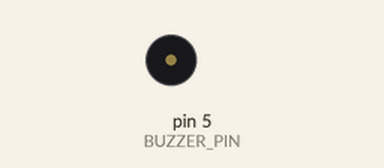
The sketch below on a simulated Arduino Uno, built with avr-gcc and run on an emulated ATmega328P. Shown: buzzer (waves = sounding).

Above: at 0.5 s.
At 35.0 s:
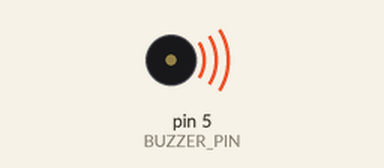
Timing chart, 0 to 40.0 s (numbered marks = the images above):
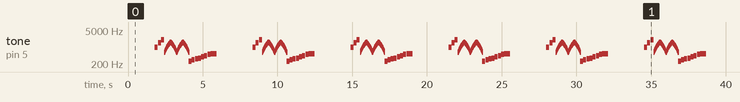

Measured:
- by itself, tone on pin 5 (BUZZER_PIN): plays 1000 Hz for 0.20 s, 1500 Hz for 0.20 s, 2000 Hz for 0.20 s, 600 Hz for 0.01 s, 620 Hz for 0.01 s, 640 Hz for 0.01 s … (1272 notes in this stretch)

The sketch:

Buzzer.ino
```cpp
#define BUZZER_PIN 5

// ---- Optional: few musical note frequencies (Hz) ----
#define NOTE_C4  262
#define NOTE_D4  294
#define NOTE_E4  330
#define NOTE_F4  349
#define NOTE_G4  392
#define NOTE_A4  440
#define NOTE_B4  494
#define NOTE_C5  523

// ===== Active buzzer helpers (simple ON/OFF) =====
void buzzerOn()  { pinMode(BUZZER_PIN, OUTPUT); digitalWrite(BUZZER_PIN, HIGH); }
void buzzerOff() { digitalWrite(BUZZER_PIN, LOW); }

// Pattern: N beeps with on/off durations (ms)
void beep(int count, int onMs, int offMs) {
  pinMode(BUZZER_PIN, OUTPUT);
  for (int i = 0; i < count; i++) {
    digitalWrite(BUZZER_PIN, HIGH);
    delay(onMs);
    digitalWrite(BUZZER_PIN, LOW);
    delay(offMs);
  }
}

// ===== Passive buzzer helpers (tones) =====
// Single tone at freq (Hz) for durMs
void playTone(unsigned int freq, unsigned int durMs) {
  tone(BUZZER_PIN, freq);
  delay(durMs);
  noTone(BUZZER_PIN);
  delay(10);
}

// Sweep siren between f1..f2 (Hz)
void siren(unsigned int f1, unsigned int f2, unsigned int step, unsigned int stepMs, int cycles) {
  for (int c = 0; c < cycles; c++) {
    for (unsigned int f = f1; f <= f2; f += step) { tone(BUZZER_PIN, f); delay(stepMs); }
    for (unsigned int f = f2; f >= f1; f -= step) { tone(BUZZER_PIN, f); delay(stepMs); if (f < step) break; }
  }
  noTone(BUZZER_PIN);
}

// Simple melody (notes + durations)
void melodyDemo() {
  unsigned int notes[] = { NOTE_C4, NOTE_D4, NOTE_E4, NOTE_F4, NOTE_G4, NOTE_A4, NOTE_B4, NOTE_C5 };
  unsigned int dur[]   = { 200,     200,     200,     200,     200,     200,     200,     400   };
  for (int i = 0; i < 8; i++) playTone(notes[i], dur[i]);
}

void setup() {
  // Nothing special needed
}

void loop() {
  // ---- ACTIVE BUZZER DEMOS (on/off) ----
  beep(2, 150, 150);     // Double short beep
  delay(400);
  buzzerOn(); delay(500); buzzerOff(); delay(300);  // Solid beep

  // ---- PASSIVE BUZZER DEMOS (tones) ----
  playTone(1000, 200);   // 1 kHz ping
  playTone(1500, 200);
  playTone(2000, 200);

  siren(600, 1600, 20, 8, 2);  // Woo-woo siren
  melodyDemo();                // Simple scale
  delay(600);
}
```
